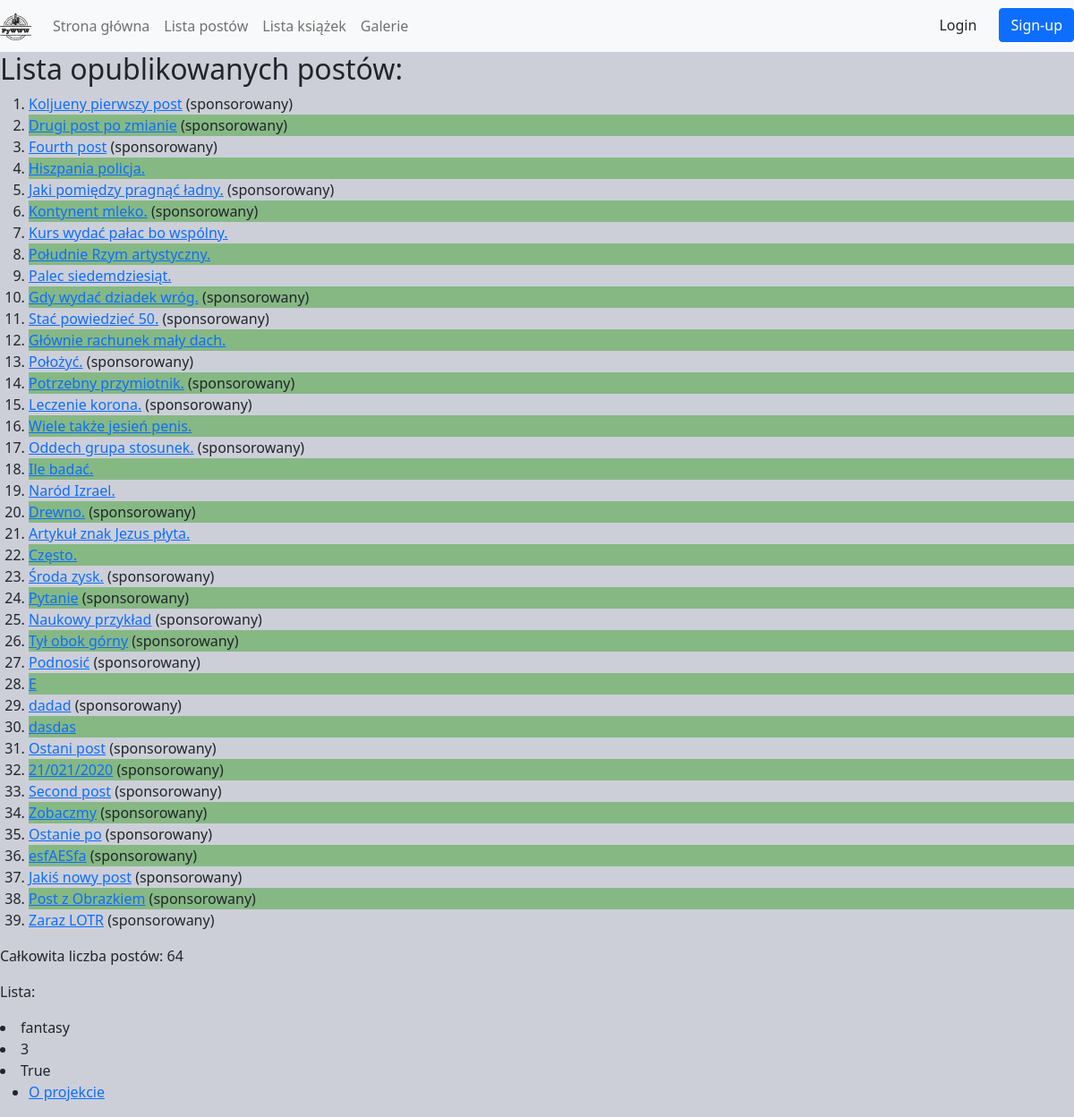
/posts/, run on an earlier commit of the app's database.
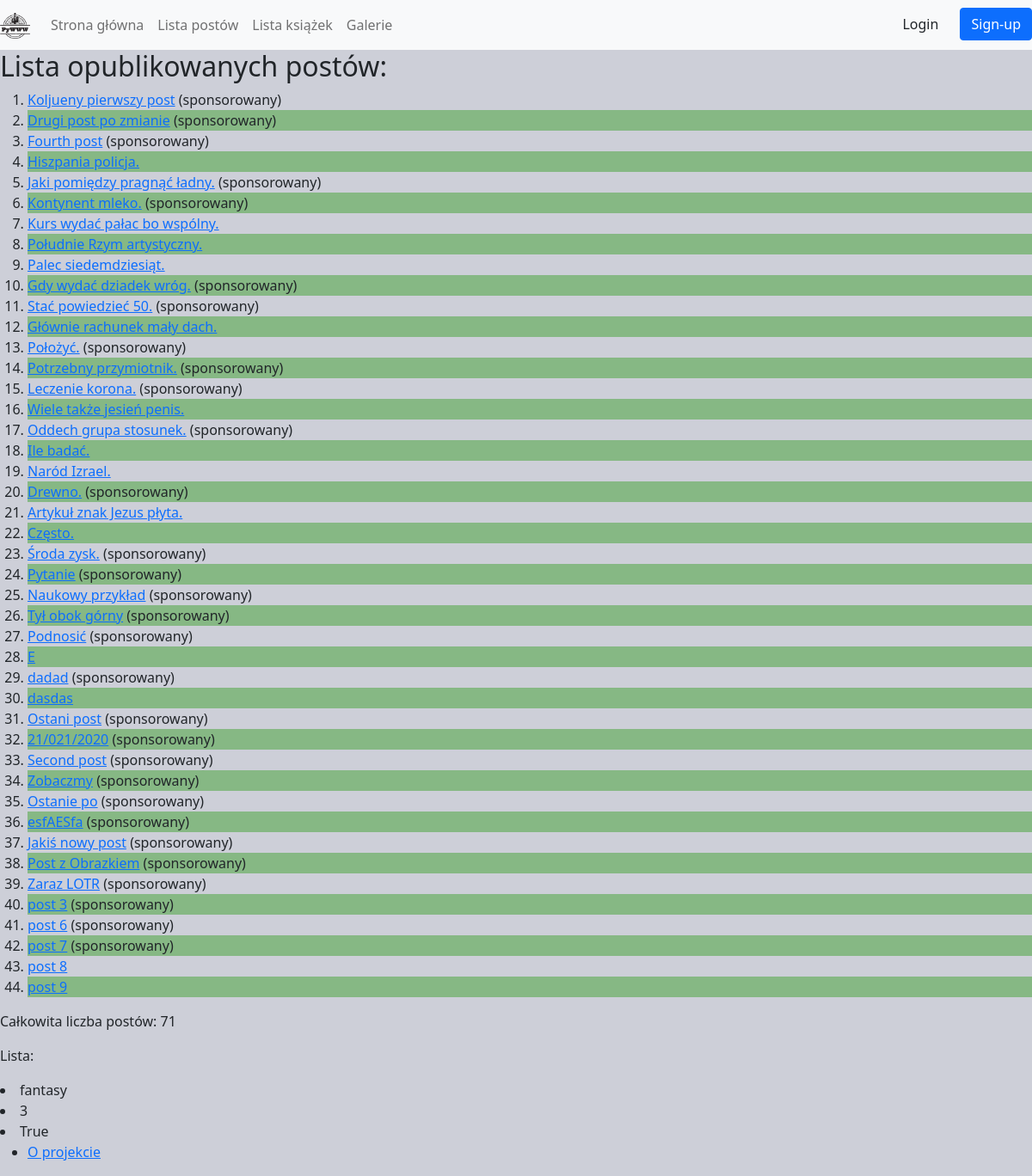
And on a later commit of the database.
### posts/models.py (models this page shows, shortened)
class Post(Timestamp):
  title = models.CharField(verbose_name='Tytuł', max_length=255)
  content = models.TextField(verbose_name='Treść')
  published = models.BooleanField(verbose_name='Opublikowany', default=False)
  sponsored = models.BooleanField(verbose_name='Sponsorowany', default=False)
  author = models.ForeignKey("auth.User", on_delete=models.CASCADE, related_name="posts")
  tags = models.ManyToManyField('tags.Tag', related_name='posts')
  category = models.ManyToManyField('posts.Category', default=None, related_name='categories')
  example_file = models.FileField(upload_to='posts/examples/', blank=True, null=True)
  image = ImageField(upload_to='posts/images/%Y/%m/%d', blank=True, null=True)

### posts/views.py (the view)
# urls.py: path('', posts_list, name='list'),
def posts_list(request):
  published_posts = Post.objects.filter(published=True)
  all_posts = Post.objects.count()
  context = {'posts_list': published_posts, 'all_posts_number': all_posts, 'topics': ['fantasy', 3, True]}
  return render(request, "posts/list.html", context)

### posts/templates/posts/list.html (shortened to what this page needs)
{% extends 'base.html' %}
{% load static %}
{% block style %}<link href={% static "posts/css/style.css" %} rel="stylesheet">{% endblock %}
{% block body %}
  <h2>Lista opublikowanych postów:</h2>
  <ol>
    {% for post in posts_list %}
        <li>
          <a href ="{% url 'posts:post_details' post.id %}" target="_blank">{{post.title}}</a>
          {% if post.sponsored %}
            (sponsorowany)
          {% endif %}
        </li>
    {% endfor %}
  </ol>
  <p>Całkowita liczba postów: {{all_posts_number}}</p>
  <p>Lista:</p>
  {% for topic in topics %}
  <li>{{topic}}</li>
  {% endfor %}
{% endblock %}

What changed in the data, as far as the page shows it:
added Post: title "post 3", sponsored "(sponsorowany)"
added Post: title "post 6", sponsored "(sponsorowany)"
added Post: title "post 7", sponsored "(sponsorowany)"
added Post: title "post 8"
added Post: title "post 9"
Also different on the page:
{{ all_posts_number }}: "64" → "71"
